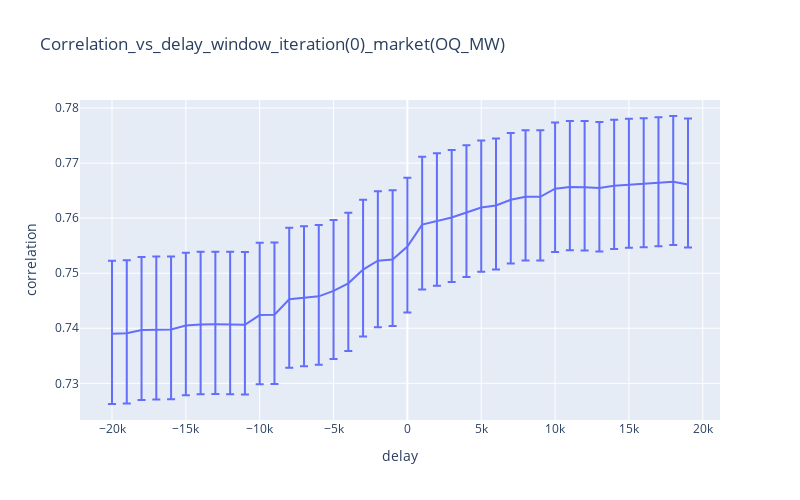
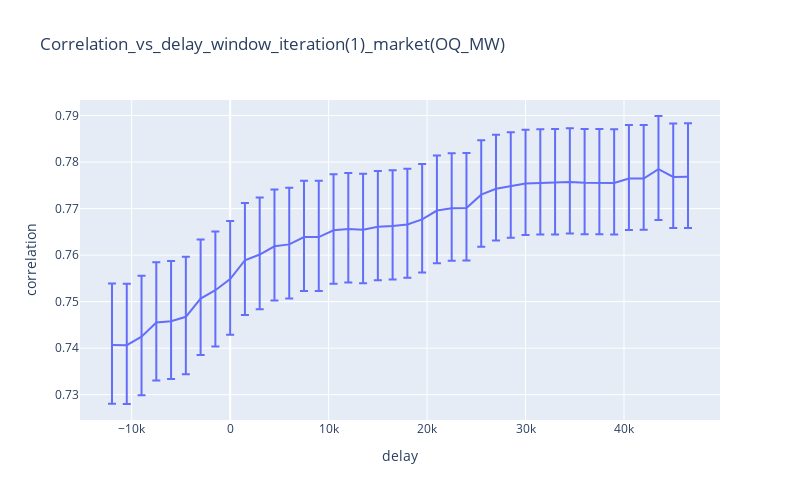
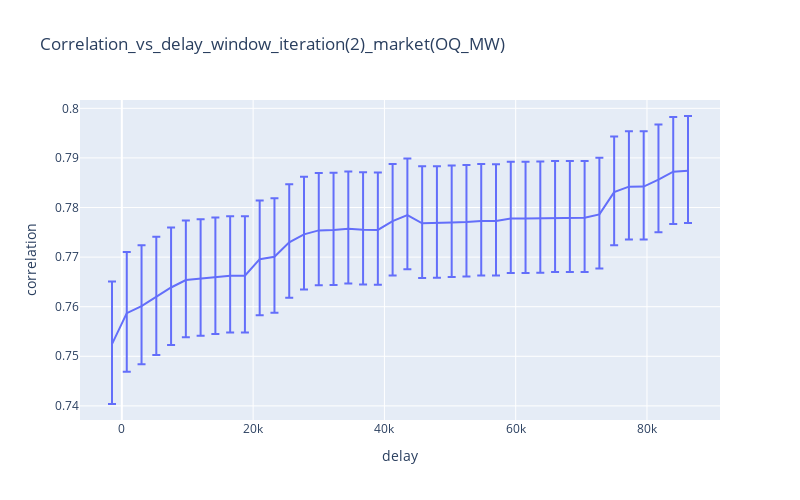
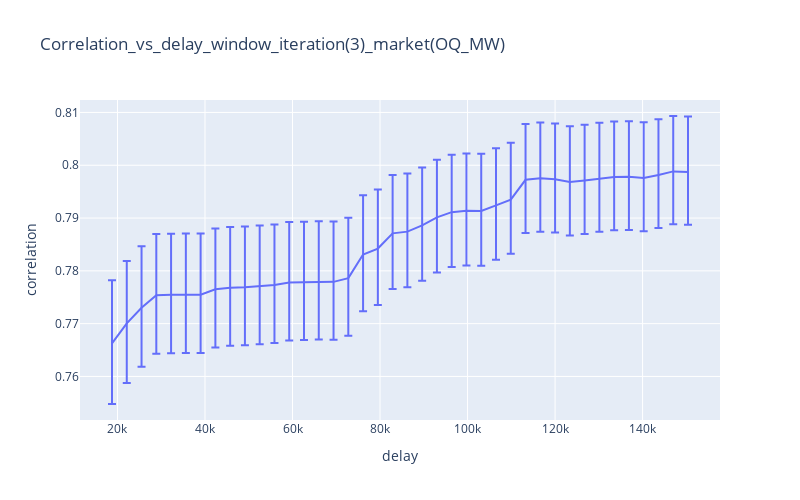

The code cell stored with these charts, in order, in its notebook:
### Code cell
find_best_delay_demo("OQ","MW")
